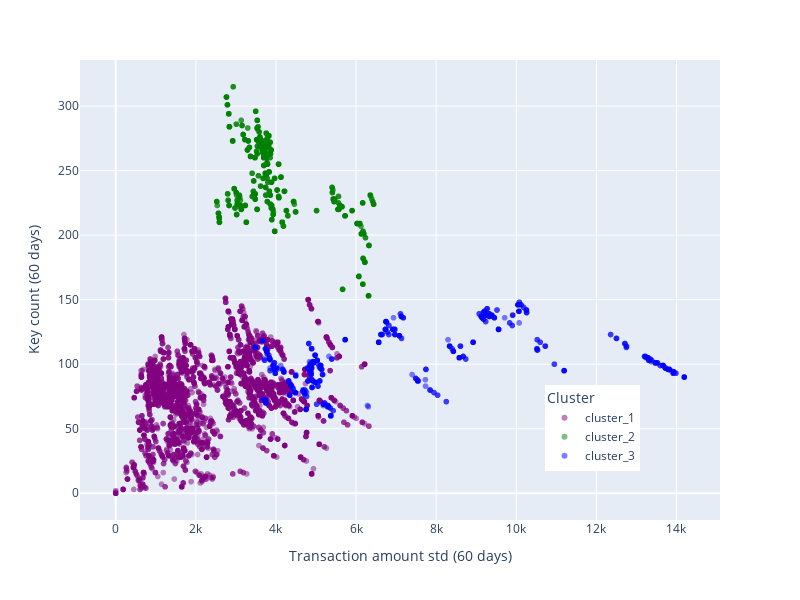

The notebook cell this image was saved under:
### Code cell
import plotly.express as px

ordered_clusters = ['cluster_1', 'cluster_2', 'cluster_3']

fig = px.scatter(
    dataset, 
    x='std_VALOR_TRANSACAO_60D_titular', 
    y='count_chave_60D_titular', 
    color='cluster', 
    category_orders={'cluster': ordered_clusters},  # Define a ordem da legenda
    color_discrete_map={
        "cluster_1": "purple", 
        "cluster_2": "green", 
        "cluster_3": "blue"
    },
    opacity=0.5,
    size_max=10,
    labels={
        'std_VALOR_TRANSACAO_60D_titular': 'Transaction amount std (60 days)',
        'count_chave_60D_titular': 'Key count (60 days)',
        'cluster': 'Cluster'
    },
    width=800,
    height=600
)

# Alterando a posição da legenda
fig.update_layout(
    legend=dict(
        x=0.8,  # Posição horizontal (0 = esquerda, 1 = direita)
        y=0.2,  # Posição vertical (0 = fundo, 1 = topo)
        xanchor='center',  # Alinhamento horizontal da legenda
        yanchor='middle',  # Alinhamento vertical da legenda
        title='Cluster'  # Título da legenda
    )
)

### Figure 1 — Plotly figure (JSON) as saved in the notebook; plotly's stock layout.template omitted (floating-point values rounded to 4 significant figures; data arrays with more than 128 entries replaced by an {"elided": "..."} marker saying what was removed)
{"data": [{"hovertemplate": "Cluster=cluster_1<br>Transaction amount std (60 days)=%{x}<br>Key count (60 days)=%{y}<extra></extra>", "legendgroup": "cluster_1", "marker": {"color": "purple", "opacity": 0.5, "symbol": "circle"}, "mode": "markers", "name": "cluster_1", "showlegend": true, "type": "scattergl", "x": {"elided": "4066 float values"}, "xaxis": "x", "y": {"elided": "4066 int values"}, "yaxis": "y"}, {"hovertemplate": "Cluster=cluster_2<br>Transaction amount std (60 days)=%{x}<br>Key count (60 days)=%{y}<extra></extra>", "legendgroup": "cluster_2", "marker": {"color": "green", "opacity": 0.5, "symbol": "circle"}, "mode": "markers", "name": "cluster_2", "showlegend": true, "type": "scattergl", "x": {"elided": "1065 float values"}, "xaxis": "x", "y": {"elided": "1065 int values"}, "yaxis": "y"}, {"hovertemplate": "Cluster=cluster_3<br>Transaction amount std (60 days)=%{x}<br>Key count (60 days)=%{y}<extra></extra>", "legendgroup": "cluster_3", "marker": {"color": "blue", "opacity": 0.5, "symbol": "circle"}, "mode": "markers", "name": "cluster_3", "showlegend": true, "type": "scattergl", "x": {"elided": "615 float values"}, "xaxis": "x", "y": {"elided": "615 int values"}, "yaxis": "y"}], "layout": {"height": 600, "legend": {"title": {"text": "Cluster"}, "tracegroupgap": 0, "x": 0.8, "xanchor": "center", "y": 0.2, "yanchor": "middle"}, "margin": {"t": 60}, "width": 800, "xaxis": {"anchor": "y", "domain": [0, 1], "title": {"text": "Transaction amount std (60 days)"}}, "yaxis": {"anchor": "x", "domain": [0, 1], "title": {"text": "Key count (60 days)"}}}}
